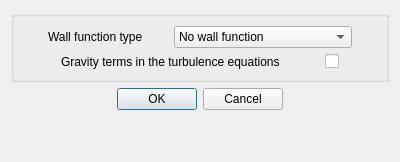
<?xml version="1.0" encoding="UTF-8"?>
<ui version="4.0">
 <class>TurbulenceAdvancedOptionsDialogForm</class>
 <widget class="QDialog" name="TurbulenceAdvancedOptionsDialogForm">
  <property name="geometry">
   <rect>
    <x>0</x>
    <y>0</y>
    <width>400</width>
    <height>162</height>
   </rect>
  </property>
  <property name="windowTitle">
   <string>Dialog</string>
  </property>
  <layout class="QGridLayout">
   <item row="0" column="0">
    <layout class="QGridLayout">
     <item row="0" column="0">
      <widget class="QGroupBox" name="groupBox">
       <property name="title">
        <string/>
       </property>
       <layout class="QGridLayout">
        <item row="0" column="0">
         <layout class="QHBoxLayout">
          <item>
           <spacer>
            <property name="orientation">
             <enum>Qt::Horizontal</enum>
            </property>
            <property name="sizeHint" stdset="0">
             <size>
              <width>20</width>
              <height>20</height>
             </size>
            </property>
           </spacer>
          </item>
          <item>
           <widget class="QLabel" name="labelWallFunctions">
            <property name="toolTip">
             <string>&lt;html&gt;&lt;head/&gt;&lt;body&gt;&lt;p&gt;&lt;span style=&quot; font-size:9pt;&quot;&gt;Indicate the type of wall function that will be used to derive the wall boundary conditions for the dynamic equations.&lt;/span&gt;&lt;/p&gt;&lt;p&gt;&lt;span style=&quot; font-size:9pt;&quot;&gt;(code_saturne key word: &lt;/span&gt;&lt;span style=&quot; font-size:9pt; font-weight:600;&quot;&gt;IWALLF&lt;/span&gt;&lt;span style=&quot; font-size:9pt;&quot;&gt;)&lt;/span&gt;&lt;/p&gt;&lt;/body&gt;&lt;/html&gt;</string>
            </property>
            <property name="text">
             <string>Wall function type</string>
            </property>
           </widget>
          </item>
          <item>
           <spacer>
            <property name="orientation">
             <enum>Qt::Horizontal</enum>
            </property>
            <property name="sizeHint" stdset="0">
             <size>
              <width>20</width>
              <height>20</height>
             </size>
            </property>
           </spacer>
          </item>
          <item>
           <widget class="QComboBox" name="comboBoxWallFunctions">
            <property name="minimumSize">
             <size>
              <width>150</width>
              <height>0</height>
             </size>
            </property>
            <property name="toolTip">
             <string>&lt;html&gt;&lt;head/&gt;&lt;body&gt;&lt;p&gt;&lt;span style=&quot; font-size:9pt;&quot;&gt;Indicate the type of wall function that will be used to derive the wall boundary conditions for the dynamic equations.&lt;/span&gt;&lt;/p&gt;&lt;p&gt;&lt;span style=&quot; font-size:9pt;&quot;&gt;(code_saturne key word: &lt;/span&gt;&lt;span style=&quot; font-size:9pt; font-weight:600;&quot;&gt;IWALLF&lt;/span&gt;&lt;span style=&quot; font-size:9pt;&quot;&gt;)&lt;/span&gt;&lt;/p&gt;&lt;/body&gt;&lt;/html&gt;</string>
            </property>
            <item>
             <property name="text">
              <string>No wall function</string>
             </property>
            </item>
            <item>
             <property name="text">
              <string>One scale model (log law)</string>
             </property>
            </item>
            <item>
             <property name="text">
              <string>Two scales model (log law)</string>
             </property>
            </item>
            <item>
             <property name="text">
              <string>Scalable wall function</string>
             </property>
            </item>
           </widget>
          </item>
          <item>
           <spacer>
            <property name="orientation">
             <enum>Qt::Horizontal</enum>
            </property>
            <property name="sizeHint" stdset="0">
             <size>
              <width>16</width>
              <height>16</height>
             </size>
            </property>
           </spacer>
          </item>
         </layout>
        </item>
        <item row="1" column="0">
         <layout class="QHBoxLayout">
          <item>
           <spacer>
            <property name="orientation">
             <enum>Qt::Horizontal</enum>
            </property>
            <property name="sizeHint" stdset="0">
             <size>
              <width>16</width>
              <height>16</height>
             </size>
            </property>
           </spacer>
          </item>
          <item>
           <widget class="QLabel" name="labelGravity">
            <property name="toolTip">
             <string>&lt;html&gt;&lt;head/&gt;&lt;body&gt;&lt;p&gt;&lt;span style=&quot; font-size:9pt;&quot;&gt;Indicate if the buoyancy related terms are taken into account or not in the turbulence equations.&lt;/span&gt;&lt;/p&gt;&lt;p&gt;&lt;span style=&quot; font-size:9pt;&quot;&gt;(code_saturne key word: &lt;/span&gt;&lt;span style=&quot; font-size:9pt; font-weight:600;&quot;&gt;IGRAKE&lt;/span&gt;&lt;span style=&quot; font-size:9pt;&quot;&gt; / &lt;/span&gt;&lt;span style=&quot; font-size:9pt; font-weight:600;&quot;&gt;IGRARI&lt;/span&gt;&lt;span style=&quot; font-size:9pt;&quot;&gt;)&lt;/span&gt;&lt;/p&gt;&lt;/body&gt;&lt;/html&gt;</string>
            </property>
            <property name="text">
             <string>Gravity terms in the turbulence equations</string>
            </property>
           </widget>
          </item>
          <item>
           <spacer>
            <property name="orientation">
             <enum>Qt::Horizontal</enum>
            </property>
            <property name="sizeHint" stdset="0">
             <size>
              <width>16</width>
              <height>16</height>
             </size>
            </property>
           </spacer>
          </item>
          <item>
           <widget class="QCheckBox" name="checkBoxGravity">
            <property name="toolTip">
             <string>&lt;html&gt;&lt;head/&gt;&lt;body&gt;&lt;p&gt;&lt;span style=&quot; font-size:9pt;&quot;&gt;Indicate if the buoyancy related terms are taken into account or not in the turbulence equations.&lt;/span&gt;&lt;/p&gt;&lt;p&gt;&lt;span style=&quot; font-size:9pt;&quot;&gt;(code_saturne key word: &lt;/span&gt;&lt;span style=&quot; font-size:9pt; font-weight:600;&quot;&gt;IGRAKE&lt;/span&gt;&lt;span style=&quot; font-size:9pt;&quot;&gt; / &lt;/span&gt;&lt;span style=&quot; font-size:9pt; font-weight:600;&quot;&gt;IGRARI&lt;/span&gt;&lt;span style=&quot; font-size:9pt;&quot;&gt;)&lt;/span&gt;&lt;/p&gt;&lt;/body&gt;&lt;/html&gt;</string>
            </property>
            <property name="text">
             <string/>
            </property>
           </widget>
          </item>
          <item>
           <spacer>
            <property name="orientation">
             <enum>Qt::Horizontal</enum>
            </property>
            <property name="sizeHint" stdset="0">
             <size>
              <width>16</width>
              <height>16</height>
             </size>
            </property>
           </spacer>
          </item>
         </layout>
        </item>
       </layout>
      </widget>
     </item>
     <item row="1" column="0">
      <widget class="QDialogButtonBox" name="buttonBox">
       <property name="orientation">
        <enum>Qt::Horizontal</enum>
       </property>
       <property name="standardButtons">
        <set>QDialogButtonBox::Cancel|QDialogButtonBox::Ok</set>
       </property>
       <property name="centerButtons">
        <bool>true</bool>
       </property>
      </widget>
     </item>
     <item row="2" column="0">
      <spacer>
       <property name="orientation">
        <enum>Qt::Vertical</enum>
       </property>
       <property name="sizeHint" stdset="0">
        <size>
         <width>20</width>
         <height>40</height>
        </size>
       </property>
      </spacer>
     </item>
    </layout>
   </item>
  </layout>
 </widget>
 <resources/>
 <connections>
  <connection>
   <sender>buttonBox</sender>
   <signal>accepted()</signal>
   <receiver>TurbulenceAdvancedOptionsDialogForm</receiver>
   <slot>accept()</slot>
   <hints>
    <hint type="sourcelabel">
     <x>248</x>
     <y>254</y>
    </hint>
    <hint type="destinationlabel">
     <x>157</x>
     <y>274</y>
    </hint>
   </hints>
  </connection>
  <connection>
   <sender>buttonBox</sender>
   <signal>rejected()</signal>
   <receiver>TurbulenceAdvancedOptionsDialogForm</receiver>
   <slot>reject()</slot>
   <hints>
    <hint type="sourcelabel">
     <x>316</x>
     <y>260</y>
    </hint>
    <hint type="destinationlabel">
     <x>286</x>
     <y>274</y>
    </hint>
   </hints>
  </connection>
 </connections>
</ui>
